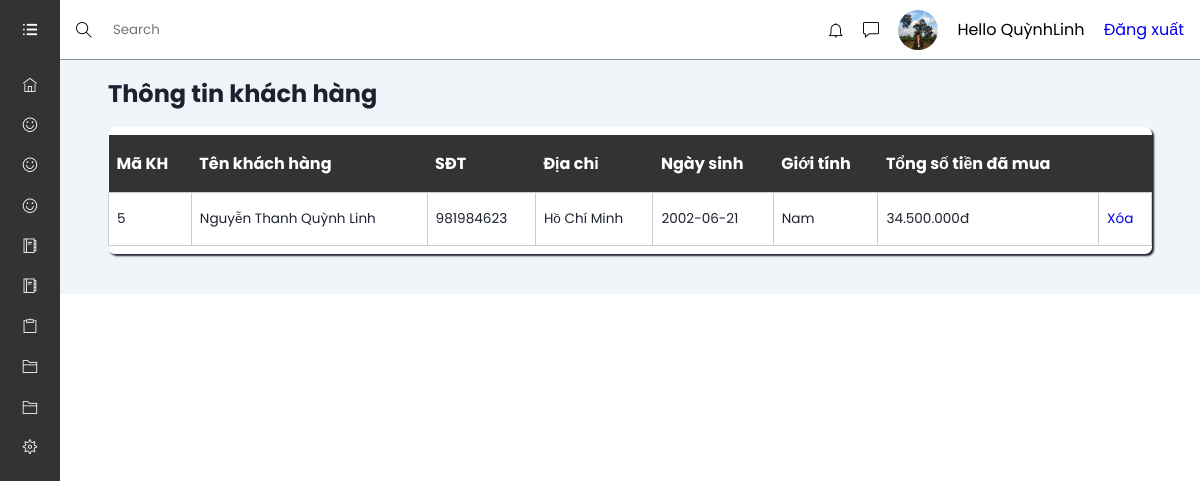
/admin/thongtinkh.php (signed in), run on an earlier commit of the app's database.
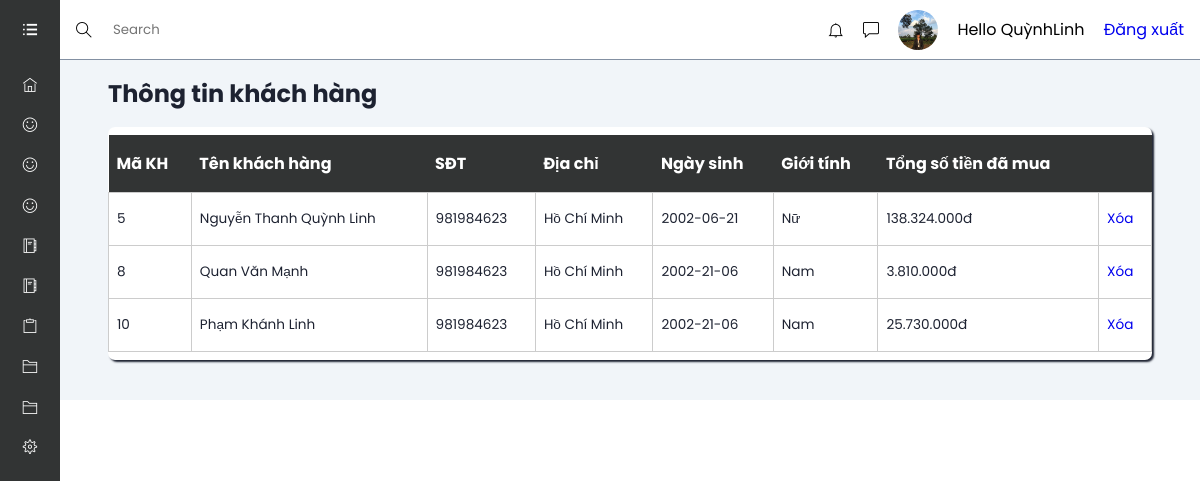
And on a later commit of the database.
### tables this page shows
CREATE TABLE `tbl_uer` (
  `userId` int(11) NOT NULL,
  `name` varchar(255) NOT NULL,
  `username` varchar(255) NOT NULL,
  `userPassword` varchar(255) NOT NULL,
  `email` varchar(255) NOT NULL,
  `gioiTinh` varchar(255) NOT NULL,
  `sdt` int(11) NOT NULL,
  `ngaySinh` varchar(255) NOT NULL,
  `diaChi` text NOT NULL,
  `cauHoiBM` varchar(255) NOT NULL
);

### lib/database.php (called while the page is built, shortened)
<?php
    Class Database{
        public $host   = DB_HOST;
        public $user   = DB_USER;
        public $pass   = DB_PASS;
        public $dbname = DB_NAME;
        public $link;
        private function connectDB(){
        $this->link = new mysqli($this->host, $this->user, $this->pass,
            $this->dbname);
        }
        public function select($query){
            $result = $this->link->query($query) or
            die($this->link->error.__LINE__);
            if($result->num_rows > 0){
                return $result;
            } else {
                return false;
            }
        }
}

### classses/user.php (called while the page is built, shortened)
<?php
$filepath = realpath(dirname(__FILE__));
include_once($filepath . '/../lib/database.php');
?>
<?php
class user
{
    private $db;
    public function __construct()
    {
        $this->db = new Database();
    }
    public function showKHAdmin()
    {
        $query = "SELECT us.* , SUM(od.thanhtien) AS sumTT
        FROM tbl_uer AS us INNER JOIN tbl_order AS od ON us.userId =od.userId
        GROUP BY  od.userId
        ORDER BY od.userId";
        $result = $this->db->select($query);
        return $result;
    }
}
?>

### admin/thongtinkh.php (the view, shortened to what this page needs)
<?php include '../classses/user.php' ?>
<!DOCTYPE html>
<html lang="en">
<head>
    <link rel="stylesheet" href="assets/font/themify-icons/themify-icons.css">
    <link rel="stylesheet" href="assets/css/thongtin.css">
</head>
<body>
    <?php include './inc/sidebar.php' ?>
    <div class="main-content">
        <?php include './inc/header.php' ?>
        <main>
            <h2 class="dash-title">Thông tin khách hàng</h2>
            <section class="recent">
                <div class="activity-grid">
                    <div class="activity-card">
                        <div class="table-responsive">
                            <table>
                                <thead>
                                    <tr>
                                        <th>Mã KH</th>
                                        <th>Tên khách hàng</th>
                                        <th>SĐT</th>
                                        <th>Địa chỉ</th>
                                        <th>Ngày sinh</th>
                                        <th>Giới tính</th>
                                        <th>Tổng số tiền đã mua</th>
                                        <th></th>
                                    </tr>
                                </thead>
                                <?php
                                $user = new user();
                                $showUser = $user->showKHAdmin();
                                while ($result = $showUser->fetch_assoc()) {
                                ?>
                                    <tbody>
                                        <tr>
                                            <td><?php echo $result['userId'] ?></td>
                                            <td><?php echo $result['name'] ?></td>
                                            <td><?php echo $result['sdt'] ?></td>
                                            <td><?php echo $result['diaChi'] ?></td>
                                            <td><?php echo $result['ngaySinh'] ?></td>
                                            <td><?php echo $result['gioiTinh'] ?></td>
                                            <td><?php echo number_format($result['sumTT'], 0, ',', '.') . "" . "đ" ?></td>
                                            <td>
                                                <a onclick="return confirm('Bạn có chắc chắn muốn xóa')" href="?delid=<?php echo $result['userId'] ?>">Xóa</a>
                                            </td>
                                        </tr>
                                    </tbody>
                                <?php
                                }
                                ?>
                            </table>
                        </div>
                    </div>
                </div>
            </section>
        </main>
    </div>
</body>
</html>

What changed in the data, as far as the page shows it:
changed tbl_uer "Nguyễn Thanh Quỳnh Linh": gioiTinh "Nam" → "Nữ"; sumTT "34.500.000" → "138.324.000"
added tbl_uer: userId "8", name "Quan Văn Mạnh", sdt "981984623", diaChi "Hồ Chí Minh", ngaySinh "2002-21-06", gioiTinh "Nam", sumTT "3.810.000"
added tbl_uer: userId "10", name "Phạm Khánh Linh", sdt "981984623", diaChi "Hồ Chí Minh", ngaySinh "2002-21-06", gioiTinh "Nam", sumTT "25.730.000"
